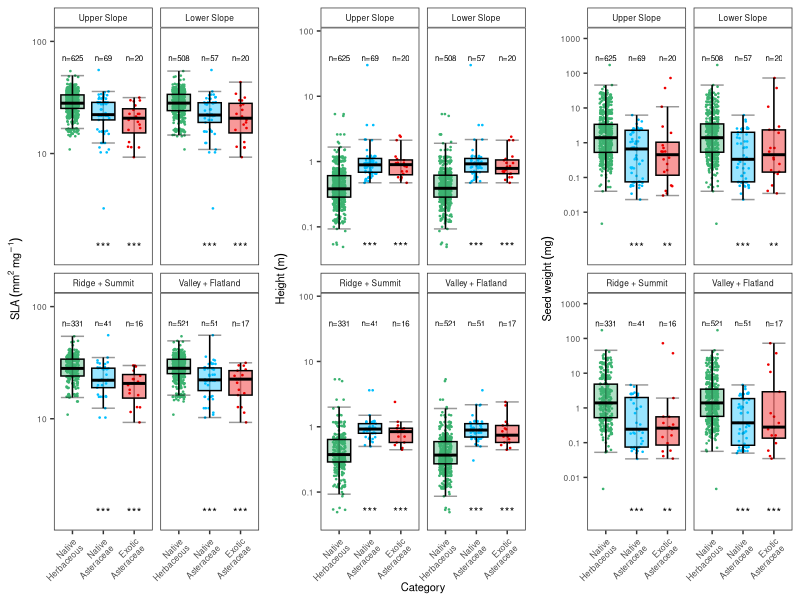
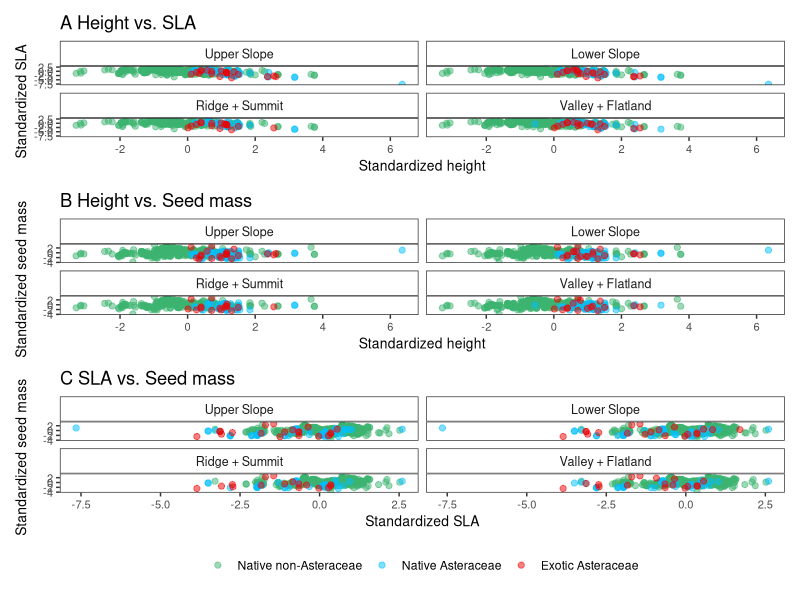

Write the R code that produced these figures, in order.
## ---- chunk 1

library(tidyverse)
library(ggplot2)
library(patchwork)
library(readr)
library(ggpubr)
library(grid)

## ---- chunk 2

analysis_unscaled <- read_csv(
  "analysis_unscaled.csv",
  show_col_types = FALSE
)

native_trait_tests <- read_csv(
  "native_asteraceae_trait_tests.csv",
  show_col_types = FALSE
)

exotic_trait_tests <- read_csv(
  "exotic_asteraceae_trait_tests.csv",
  show_col_types = FALSE
)

## ---- chunk 3

# separate individual topographies
trait_upper_slope.ns <- analysis_unscaled %>%
  filter(upper_slope == 1)

trait_lower_slope.ns <- analysis_unscaled %>%
  filter(lower_slope == 1)

trait_ridge_summit.ns <- analysis_unscaled %>%
  filter(ridge_summit == 1)

trait_valley_flatland.ns <- analysis_unscaled %>%
  filter(valley_flatland == 1)

# combine the first group of topographies (Upper Slope, Lower Slope)
PlotData <- bind_rows(
  trait_upper_slope.ns %>% mutate(Topography = "Upper Slope"),
  trait_lower_slope.ns %>% mutate(Topography = "Lower Slope"),
  trait_ridge_summit.ns %>% mutate(Topography = "Ridge + Summit"),
  trait_valley_flatland.ns %>% mutate(Topography = "Valley + Flatland")
) %>%
  filter(category != "cultivar") %>%
  mutate(category = factor(category, levels = c("native", "Aster_native", "Aster_exotic")))

# log transform traits
PlotData <- PlotData %>%
  mutate(SLA_log = log10(SLA_mm2_mg.1),
         height_log = log10(height_m),
         seed_mass_log = log10(seed_dry_mass_mg))

# prepare p-values and significance labels for plotting
reference_trait_tests <- expand_grid(
  Topography = c(
    "Upper Slope",
    "Lower Slope",
    "Ridge + Summit",
    "Valley + Flatland"
  ),
  trait = c(
    "SLA_mm2_mg.1",
    "height_m",
    "seed_dry_mass_mg"
  )
) %>%
  mutate(
    category = "native",
    p = 1
  )

native_trait_plot_tests <- native_trait_tests %>%
  transmute(
    Topography = topography,
    trait = recode(
      trait,
      SLA = "SLA_mm2_mg.1",
      height = "height_m",
      seed_mass = "seed_dry_mass_mg"
    ),
    category = "Aster_native",
    p = P
  )

exotic_trait_plot_tests <- exotic_trait_tests %>%
  transmute(
    Topography = topography,
    trait = recode(
      trait,
      SLA = "SLA_mm2_mg.1",
      height = "height_m",
      seed_mass = "seed_dry_mass_mg"
    ),
    category = "Aster_exotic",
    p = P
  )

SLAP.PHAT.GERM <- bind_rows(
  reference_trait_tests,
  native_trait_plot_tests,
  exotic_trait_plot_tests
) %>%
  mutate(
    category = factor(
      category,
      levels = c(
        "native",
        "Aster_native",
        "Aster_exotic"
      )
    ),
    sig = case_when(
      p <= 0.001 ~ "***",
      p <= 0.01 ~ "**",
      p <= 0.05 ~ "*",
      TRUE ~ ""
    )
  )

# create site attribute object that contains the count of plots from PlotData by plant category and by topography
site.attr <- PlotData %>% 
  count(.,category,Topography) %>%
  mutate(n = paste0("n=",n))

# establish where on plots the p-value star indicators are displayed. three objects created, corresponding to each trait
loc.SLA <- PlotData %>% 
  summarise(., top.label = max(SLA_mm2_mg.1) + sd(SLA_mm2_mg.1), bottom.label = min(SLA_mm2_mg.1) - 0.25*sd(SLA_mm2_mg.1)) %>% 
  mutate(trait = "SLA_mm2_mg.1") %>% 
  dplyr::select(trait, top.label, bottom.label)

loc.PH <- PlotData %>% 
  summarise(., top.label = max(height_m) + sd(height_m), bottom.label = 0.05) %>% 
  mutate(trait = "height_m") %>% 
  dplyr::select(trait, top.label, bottom.label)

loc.GERM <- PlotData %>% 
  summarise(., top.label = max(seed_dry_mass_mg) + sd(seed_dry_mass_mg), bottom.label = 0.001) %>% 
  mutate(trait = "seed_dry_mass_mg") %>% 
  dplyr::select(trait, top.label, bottom.label)

# combine these three trait objects with label locations into one object loc(ations)
loc <- rbind(loc.SLA,loc.PH,loc.GERM)

# combine everything, including combinations of trait, plant category, topography and pvalue (SLAP.PHAT.GERM), sample size for each combination (site.attr), and the label location (loc)
SLAP.PHAT.GERM.full <- SLAP.PHAT.GERM %>%
  left_join(
    site.attr,
    by = c(
      "category",
      "Topography"
    )
  ) %>%
  left_join(
    loc,
    by = "trait"
  )

# make sure topography variable has the correct order of factors in the p-value object (SLAP.PHAT.GERM.full)
SLAP.PHAT.GERM.full$Topography <- factor(SLAP.PHAT.GERM.full$Topography, levels = c("Upper Slope","Lower Slope", "Ridge + Summit", "Valley + Flatland"))

#and in the PlotData object (PlotData)
PlotData$Topography <- factor(PlotData$Topography, levels = c("Upper Slope","Lower Slope", "Ridge + Summit", "Valley + Flatland"))

# colors for boxplots
box_colors <- c("native" = "mediumseagreen", "Aster_native" = "deepskyblue", "Aster_exotic" = "red2")

# define a function for plotting each trait
plot_trait <- function(trait, y_label, bottom = FALSE) {
  
  label.df <- SLAP.PHAT.GERM.full[which(SLAP.PHAT.GERM.full$trait==trait),]
  
  if(bottom == FALSE) {ggplot(PlotData, aes(x = category, y = get(trait), color = category)) +
    geom_jitter(aes(fill = NULL), width = 0.2, size = .25) +  # Add jittered points
    stat_boxplot(geom ='errorbar', alpha = 0.4, color = "black", linewidth = 0.5) + 
    geom_boxplot(aes(fill = category),outlier.shape = NA, alpha = 0.4, color = "black", linewidth = 0.5) +  # # remove outliers from boxplot
    facet_wrap(~ Topography, ncol = 2) +  #split by Topography
    geom_text(data = label.df, aes(label=n, y = top.label),size= 2 , color = "black", vjust = -0.5)+
    geom_text(data = label.df, aes(label=sig, y = bottom.label),size = 3, color = "black")+
    scale_color_manual(values = box_colors) +
    scale_fill_manual(values = box_colors) + 
    scale_y_continuous(trans = "log10", breaks = c(0.01, 0.1, 1, 10, 100, 1000), labels = c(0.01, 0.1, 1, 10, 100, 1000),expand = c(0.1, 0, 0.2, 0)) +
    scale_x_discrete(labels = c("Native\nHerbaceous","Native\nAsteraceae","Exotic\nAsteraceae"))+
    labs(x = "Category", y = y_label) +
    theme_bw() +
    theme(panel.grid.major = element_blank(), 
          panel.grid.minor = element_blank(),
          axis.title.y = element_text(size = 10),
          axis.title.x = element_blank(),
          strip.text.x = element_text(size = 10), #sets facet font size to axis size
          strip.background = element_rect(fill = "white"), #removes gray background from facet labels
          legend.position = "none")}
  
  else {ggplot(PlotData, aes(x = category, y = get(trait), color = category)) +
    geom_jitter(aes(fill = NULL), width = 0.2, size = .25) +  #add jittered points
    stat_boxplot(geom ='errorbar', alpha = 0.4, color = "black", linewidth = 0.5) + 
    geom_boxplot(aes(fill = category),outlier.shape = NA, alpha = 0.4, color = "black", linewidth = 0.5) +  # # remove outliers from boxplot
    facet_wrap(~ Topography, ncol = 2) +  #split by topography
    geom_text(data = label.df, aes(label=n, y = top.label),size=2, color = "black", vjust = -0.5)+
    geom_text(data = label.df, aes(label=sig, y = bottom.label),size=3, color = "black")+
    scale_color_manual(values = box_colors) +
    scale_fill_manual(values = box_colors) + 
    scale_y_continuous(trans = "log10", breaks = c(0.01, 0.1, 1, 10, 100, 1000), labels = c(0.01, 0.1, 1, 10, 100, 1000),expand = c(0.1, 0, 0.2, 0)) +
    scale_x_discrete(labels = c("Native\nHerbaceous","Native\nAsteraceae","Exotic\nAsteraceae"))+
    labs(x = "Category", y = y_label) +
    theme_bw() +
    theme(panel.grid.major = element_blank(), 
          panel.grid.minor = element_blank(),
          axis.title.y = element_text(size = 10),
          axis.title.x = element_text(size = 10),
          strip.text.x = element_text(size = 10), #sets facet font size to axis size
          strip.background = element_rect(fill = "white"), #removes gray background from facet labels
          legend.position = "none")}
}

# plot each trait
plot_SLA <- plot_trait("SLA_mm2_mg.1", expression(SLA~(mm^2~mg^-1)), bottom = FALSE)
plot_height <- plot_trait("height_m", expression(Height~(m)), bottom = FALSE)
plot_seed_mass <- plot_trait("seed_dry_mass_mg", expression(Seed~weight~(mg)), bottom = TRUE)

# horizontal stack: themes added to adjust the x axis labels, and either include x axis title for the center plot (plot_height.H) or exclude x axis title for right-most plot that had it in the vertical configuration (plot_seed_mass.H)

# each line adjusts specific things, and makes things the appropriate size.
plot_SLA.H <- plot_SLA+
  theme(axis.text.x = element_text(angle = 45, vjust = 1, hjust=1, size = 6),  #adjusts x axis text
        axis.text.y = element_text(size = 6), #adjusts y axis text
        axis.title.y = element_text(size = 8), #adjusts y axis title
        strip.text.x = element_text(size = 6)) #adjusts facet labels
plot_height.H <- plot_height+
  theme(axis.text.x = element_text(angle = 45, vjust = 1, hjust=1, size = 6), 
        axis.text.y = element_text(size = 6),  #adjusts y axis text
        axis.title.x = element_text(size = 8), #adjusts x axis title
        axis.title.y = element_text(size = 8), #adjusts y axis title
        strip.text.x = element_text(size = 6)) #adjusts facet labels
plot_seed_mass.H <- plot_seed_mass + 
  theme(axis.text.x = element_text(angle = 45, vjust = 1, hjust=1, size = 6), 
        axis.text.y = element_text(size = 6),  #adjusts y axis text
        axis.title.x = element_blank(), #removes X axis title
        axis.title.y = element_text(size = 8), #adjusts y axis title
        strip.text.x = element_text(size = 6)) #adjusts facet labels

# create horizontal final figure 1
figure1 <- ggarrange(
  plot_SLA.H,
  plot_height.H,
  plot_seed_mass.H,
  ncol = 3,
  align = "hv"
)

figure1


## ---- chunk 4

analysis_scaled <- read_csv(
  "analysis_scaled.csv",
  show_col_types = FALSE
)

## ---- chunk 5

figure_data <- analysis_scaled %>%
  select(
    species,
    category,
    height_m,
    SLA_mm2_mg.1,
    seed_dry_mass_mg,
    upper_slope,
    lower_slope,
    ridge_summit,
    valley_flatland
  ) %>%
  pivot_longer(
    cols = c(
      upper_slope,
      lower_slope,
      ridge_summit,
      valley_flatland
    ),
    names_to = "topography",
    values_to = "presence"
  ) %>%
  filter(
    presence == 1
  ) %>%
  mutate(
    category = factor(
      category,
      levels = c(
        "native",
        "Aster_native",
        "Aster_exotic"
      )
    ),
    topography = factor(
      topography,
      levels = c(
        "upper_slope",
        "lower_slope",
        "ridge_summit",
        "valley_flatland"
      ),
      labels = c(
        "Upper Slope",
        "Lower Slope",
        "Ridge + Summit",
        "Valley + Flatland"
      )
    )
  ) %>%
  arrange(
    topography,
    category
  )

table(
  figure_data$topography,
  figure_data$category
)

## ---- chunk 6

category_colors <- c(
  "native" = "mediumseagreen",
  "Aster_native" = "deepskyblue",
  "Aster_exotic" = "red2"
)

category_labels <- c(
  "native" = "Native non-Asteraceae",
  "Aster_native" = "Native Asteraceae",
  "Aster_exotic" = "Exotic Asteraceae"
)

trait_plot_theme <- theme_bw() +
  theme(
    panel.grid.major = element_blank(),
    panel.grid.minor = element_blank(),
    strip.background = element_rect(fill = "white"),
    strip.text = element_text(size = 9),
    axis.title = element_text(size = 10),
    axis.text = element_text(size = 8),
    legend.title = element_blank()
  )

height_sla_plot <- ggplot(
  figure_data,
  aes(
    x = height_m,
    y = SLA_mm2_mg.1,
    color = category
  )
) +
  geom_point(
    alpha = 0.5,
    size = 1.8
  ) +
  facet_wrap(
    ~ topography,
    ncol = 2
  ) +
  scale_color_manual(
    values = category_colors,
    labels = category_labels
  ) +
  labs(
    x = expression(Standardized~height),
    y = expression(Standardized~SLA),
    title = "A Height vs. SLA"
  ) +
  trait_plot_theme +
  theme(
    legend.position = "none"
  )

height_seed_plot <- ggplot(
  figure_data,
  aes(
    x = height_m,
    y = seed_dry_mass_mg,
    color = category
  )
) +
  geom_point(
    alpha = 0.5,
    size = 1.8
  ) +
  facet_wrap(
    ~ topography,
    ncol = 2
  ) +
  scale_color_manual(
    values = category_colors,
    labels = category_labels
  ) +
  labs(
    x = expression(Standardized~height),
    y = expression(Standardized~seed~mass),
    title = "B Height vs. Seed mass"
  ) +
  trait_plot_theme +
  theme(
    legend.position = "none"
  )

sla_seed_plot <- ggplot(
  figure_data,
  aes(
    x = SLA_mm2_mg.1,
    y = seed_dry_mass_mg,
    color = category
  )
) +
  geom_point(
    alpha = 0.5,
    size = 1.8
  ) +
  facet_wrap(
    ~ topography,
    ncol = 2
  ) +
  scale_color_manual(
    values = category_colors,
    labels = category_labels
  ) +
  labs(
    x = expression(Standardized~SLA),
    y = expression(Standardized~seed~mass),
    title = "C SLA vs. Seed mass"
  ) +
  trait_plot_theme +
  theme(
    legend.position = "bottom"
  )

figure_2 <- (
  height_sla_plot /
  height_seed_plot /
  sla_seed_plot
) +
  plot_layout(
    guides = "collect"
  ) &
  theme(
    legend.position = "bottom",
  )

figure_2
